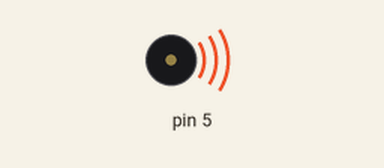
Simulated run of this sketch. Board: Arduino Uno, built with avr-gcc and run on an emulated ATmega328P. Shown: buzzer (waves = sounding).

Above: at 1.0 s.
At 5.5 s:
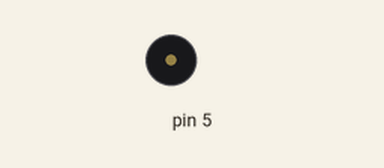
Timing chart, 0 to 6.9 s (numbered marks = the images above):
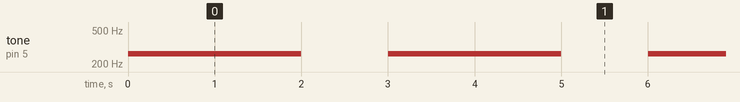

Measured:
- by itself, tone on pin 5: alternates 262 Hz for 2.0 s and silent for 1.0 s

The sketch:

Buzzer.ino
```cpp
void setup(){}

void loop(){Buzzer();}

void Buzzer()
{
  tone (5, 262);
  delay (2000);
  noTone (5);
  delay (1000);
}
```
